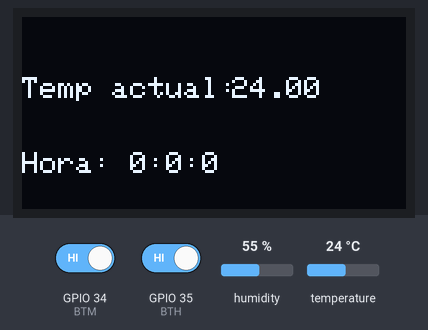
The sketch below on a simulated ESP32. Parts: 128×64 one-colour display. The test bench sets the inputs (shaded band); at power-on: temperature 24 °C, GPIO 34 (BTM) HIGH, GPIO 35 (BTH) HIGH, humidity 55 %. What the sketch prints to the serial monitor is not drawn.

Above: at 1.2 s.
1.3 s: temperature set to 12 °C
At 2.9 s:
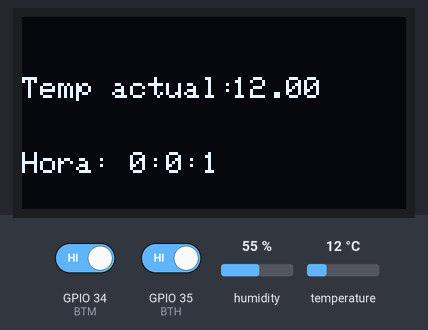
7.4 s: temperature set to 19 °C
At 10.5 s:
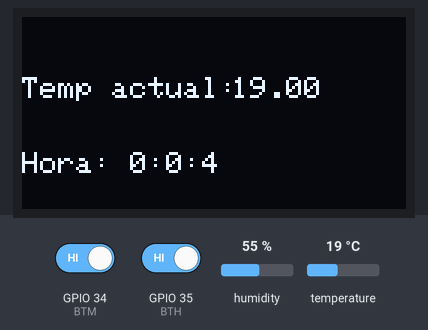
10.9 s: temperature set to 28 °C
At 14.5 s:
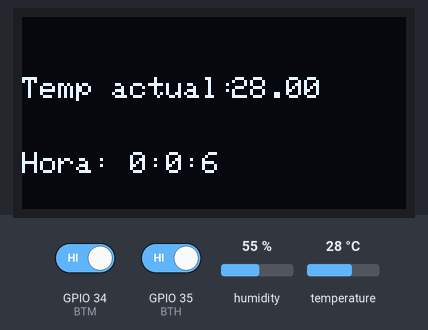
15.5 s: GPIO 34 (BTM) driven LOW and GPIO 35 (BTH) driven LOW
21.6 s: GPIO 34 (BTM) driven HIGH
At 27.6 s:
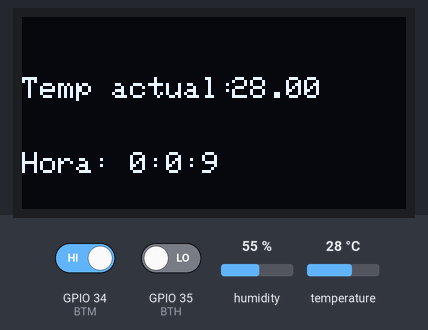
Timing chart, 0 to 28.7 s (numbered marks = the images above; inputs shaded):
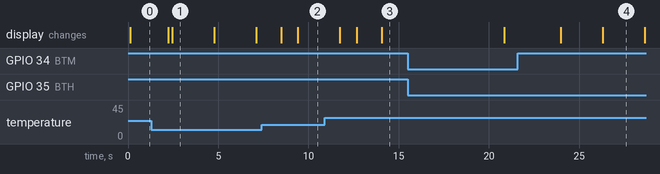

The sketch:

ST_TP_1_ej_1.ino
```cpp
#include <Wire.h>     // libreria para bus I2C
#include <Adafruit_GFX.h>   // libreria para pantallas graficas
#include <Adafruit_SSD1306.h>   // libreria para controlador SSD1306

#define SCREEN_WIDTH 128
#define SCREEN_HEIGHT 64

#define OLED_RESET 4
Adafruit_SSD1306 display(SCREEN_WIDTH, SCREEN_HEIGHT, &Wire, OLED_RESET);  // crea objeto


#include "DHT.h"
#include <DHT.h>
#include <DHT_U.h>
float t;

#define DHTPIN 23     // Digital pin connected to the DHT sensor

#define DHTTYPE DHT11   // DHT 22  (AM2302), AM2321

DHT dht(DHTPIN, DHTTYPE);

#define BTM 34 // minutos
#define BTH 35 // horas
int BTMlecture;
int BTHlecture;


int ms = 0;
int s = 0;
int m = 0;
int h = 0;


int state;
#define inicio 1
#define pantalla2 2


void setup() {
  Serial.begin(115200);
  Wire.begin();         // inicializa bus I2C
  display.begin(SSD1306_SWITCHCAPVCC, 0x3C); // inicializa pantalla con direccion 0x3C
  dht.begin();
  pinMode(BTM, INPUT_PULLUP);
  pinMode(BTH, INPUT_PULLUP);
  state = inicio;
}

void loop() {


  switch (state)
  {
    case inicio:
      delay(50);
      dhtFun();
      oledFunc();
      timer();
      lectureBtn();

      break;

    case pantalla2:

      delay(200);
      sumar();
      BTMlecture = digitalRead(BTM);
      BTHlecture = digitalRead(BTH);
      if ( BTHlecture == 0 && BTMlecture  == 0)
      {
        delay(200);
        Serial.print("prueba");
        BTMlecture = digitalRead(BTM);
        BTHlecture = digitalRead(BTH);

        state = inicio;


      }


      if (BTHlecture == 1 && BTMlecture  == 1)
      {
        Serial.print("PASO");
        delay(50);
        display.clearDisplay();      // limpia pantalla
        display.setCursor(0, 20);     // ubica cursor en inicio de coordenadas 0,0

        display.print("elige la hora: ");  // escribe en pantalla el texto
        display.setCursor(0, 45);
        display.print("Hora: ");
        display.print(h);
        display.print(":");
        display.print(m);
        display.print(":");
        display.print(s);
        display.display();
        BTMlecture = digitalRead(BTM);
        BTHlecture = digitalRead(BTH);


      }
      break;
  }
}

void dhtFun() {

  t = dht.readTemperature(); //Leemos la temperatura en grados Celsius
}
void oledFunc()
{


  display.clearDisplay();      // limpia pantalla
  display.setCursor(0, 20);     // ubica cursor en inicio de coordenadas 0,0
  display.setTextSize(1);
  display.print("Temp actual: ");  // escribe en pantalla el texto
  display.setTextColor(WHITE);
  display.setCursor(70, 20);     // ubica cursor en inicio de coordenadas 0,0
  display.setTextSize(1);
  display.print(t);  // escribe en pantalla el texto
  // display.display();     // muestra en pantalla todo lo establecido anteriormente


  display.setCursor(0, 45);
  display.print("Hora: ");
  display.print(h);
  display.print(":");
  display.print(m);
  display.print(":");
  display.print(s);
  display.display();
}


void timer()
{
  ms = ms + 1;
  delay(1);
  if (ms >= 30) {
    s++;
    ms = 0;
    // Serial.println(s);
  }
  if (s >= 60) {
    display.clearDisplay();
    m = m + 1;
    s = 0;
  }

  if (m >= 60) {
    display.clearDisplay();
    h = h + 1;
    m = 0;
  }

  if (h >= 24) {
    h = 0;
  }
}

void lectureBtn()
{
  BTMlecture = digitalRead(BTM);
  BTHlecture = digitalRead(BTH);


  Serial.print(BTMlecture);
  if ( BTHlecture == 0 && BTMlecture  == 0)
  {
    Serial.print("prueba");
    BTMlecture = digitalRead(BTM);
    BTHlecture = digitalRead(BTH);

    state = pantalla2;


  }
}

void sumar()
{
  if ( BTHlecture == 1 && BTMlecture  == 0)
  {
    // delay(10);
    h = h + 1;
  }

  if ( BTHlecture == 0 && BTMlecture  == 1)
  {
    //  delay(10);
    m = m + 1;
  }
  if (m >= 60) {
    h = h + 1;
    m = 0;
  }
  if (h >= 24) {
    h = 0;
  }


}
```

Measured:
- after the input at 7.4 s, the display: first changes after 1.1 s (image 2 shows a later state)
- after the input at 21.6 s, the display: first changes after 2.4 s (image 4 shows a later state)
- what the display in image 1 shows lasts 2.3 s, from 2.5 s to 4.8 s
